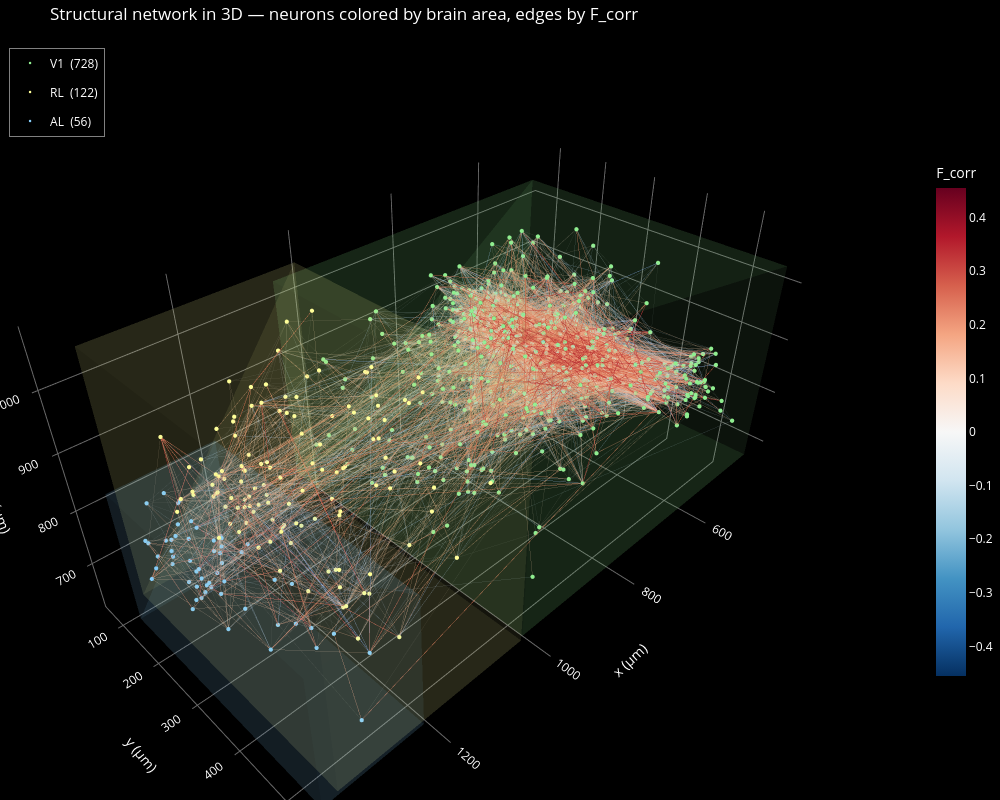

Notebook code cell kept with this figure:
### Code cell
# 5.2  Interactive 3D structural network — uses plotly so it renders natively in VS Code Jupyter.
# Drag to rotate, scroll to zoom, hover a neuron for metadata.
# Click a brain-area name in the legend to toggle that region's neurons + bounding box.
# Double-click an area to isolate it (hide the others).
import plotly.graph_objects as go
from matplotlib.colors import Normalize, to_hex
from matplotlib import cm

xyz = matched[['pt_position_x', 'pt_position_y', 'pt_position_z']].to_numpy()

# --- edges from C, colored by F_corr (binned for per-trace coloring) ---
A_und = (C + C.T).tocoo()
mask  = A_und.row < A_und.col
edges = np.stack([A_und.row[mask], A_und.col[mask]], axis=1)
edge_corr = F_corr[edges[:, 0], edges[:, 1]]
print(f'edges drawn: {len(edges):,}   corr range: [{edge_corr.min():+.3f}, {edge_corr.max():+.3f}]')

n_bins = 16
vlim   = max(abs(np.percentile(edge_corr, 1)), abs(np.percentile(edge_corr, 99)))
bins   = np.linspace(-vlim, +vlim, n_bins + 1)
cmap   = cm.coolwarm
norm   = Normalize(-vlim, +vlim)

traces = []
for b in range(n_bins):
    lo, hi = bins[b], bins[b + 1]
    sel = (edge_corr >= lo) & (edge_corr <= hi if b == n_bins - 1 else edge_corr < hi)
    if not sel.any():
        continue
    e   = edges[sel]
    pts = np.empty((len(e) * 3, 3))
    pts[0::3] = xyz[e[:, 0]]
    pts[1::3] = xyz[e[:, 1]]
    pts[2::3] = np.nan
    mid     = 0.5 * (lo + hi)
    color   = to_hex(cmap(norm(mid)))
    opacity = float(np.clip(abs(mid) / vlim, 0.1, 0.8))
    traces.append(go.Scatter3d(
        x=pts[:, 0], y=pts[:, 1], z=pts[:, 2], mode='lines',
        line=dict(color=color, width=1),
        opacity=opacity, hoverinfo='skip', showlegend=False,
        legendgroup='edges',
    ))

# --- per-brain-area: translucent bounding box + colored neuron dots in same legend group ---
AREA_COLORS = {'V1': '#90EE90', 'RL': '#FFFF99', 'AL': '#87CEFA'}      # light green / yellow / blue

def cube_mesh(pts):
    """8 vertices and 12 triangular faces of an axis-aligned bounding box."""
    mn, mx = pts.min(axis=0), pts.max(axis=0)
    X = [mn[0], mx[0], mx[0], mn[0], mn[0], mx[0], mx[0], mn[0]]
    Y = [mn[1], mn[1], mx[1], mx[1], mn[1], mn[1], mx[1], mx[1]]
    Z = [mn[2], mn[2], mn[2], mn[2], mx[2], mx[2], mx[2], mx[2]]
    i = [0, 0, 0, 0, 4, 4, 6, 6, 4, 0, 3, 2]
    j = [1, 2, 4, 1, 5, 6, 5, 2, 0, 1, 6, 3]
    k = [2, 3, 5, 5, 6, 7, 1, 1, 7, 4, 7, 6]
    return X, Y, Z, i, j, k

for area in ['V1', 'RL', 'AL']:
    sel = (matched.brain_area == area).to_numpy()
    if not sel.any():
        continue
    pts   = xyz[sel]
    color = AREA_COLORS[area]
    grp   = f'area_{area}'

    X, Y, Z, ii, jj, kk = cube_mesh(pts)
    traces.append(go.Mesh3d(
        x=X, y=Y, z=Z, i=ii, j=jj, k=kk,
        color=color, opacity=0.08, flatshading=True,
        hoverinfo='skip', showlegend=False, legendgroup=grp,
    ))
    traces.append(go.Scatter3d(
        x=pts[:, 0], y=pts[:, 1], z=pts[:, 2], mode='markers',
        marker=dict(size=2.5, color=color, line=dict(width=0)),
        name=f'{area}  ({sel.sum()})',
        text=[f'idx={i}<br>{area} {l}<br>{ct}'
              for i, l, ct in zip(matched.index[sel], matched.layer[sel], matched.cell_type[sel])],
        hoverinfo='text', legendgroup=grp, showlegend=True,
    ))

# --- invisible trace just to draw the F_corr colorbar ---
traces.append(go.Scatter3d(
    x=[xyz[0, 0]], y=[xyz[0, 1]], z=[xyz[0, 2]], mode='markers',
    marker=dict(
        size=0.001, color=[0], cmin=-vlim, cmax=+vlim, colorscale='RdBu_r',
        colorbar=dict(title=dict(text='F_corr', font=dict(color='white')),
                      tickfont=dict(color='white'), x=1.02, len=0.7),
    ),
    hoverinfo='skip', showlegend=False,
))

fig = go.Figure(data=traces)
fig.update_layout(
    paper_bgcolor='black', plot_bgcolor='black',
    font=dict(color='white'),
    title=dict(text='Structural network in 3D — neurons colored by brain area, edges by F_corr',
               font=dict(color='white')),
    legend=dict(
        font=dict(color='white'),
        bgcolor='rgba(0,0,0,0.5)', bordercolor='gray', borderwidth=1,
        itemclick='toggle', itemdoubleclick='toggleothers',
        x=0.01, y=0.99,
    ),
    scene=dict(
        bgcolor='black', aspectmode='data',
        xaxis=dict(title='x (µm)', backgroundcolor='black', color='white', gridcolor='dimgray'),
        yaxis=dict(title='y (µm)', backgroundcolor='black', color='white', gridcolor='dimgray'),
        zaxis=dict(title='z (µm)', backgroundcolor='black', color='white', gridcolor='dimgray'),
    ),
    width=1000, height=800, margin=dict(l=0, r=0, b=0, t=40),
)
fig.show()

### Figure 1 — Plotly figure (JSON) as saved in the notebook; plotly's stock layout.template omitted (floating-point values rounded to 4 significant figures; data arrays with more than 128 entries replaced by an {"elided": "..."} marker saying what was removed)
{"data": [{"hoverinfo": "skip", "legendgroup": "edges", "line": {"color": "#5673e0", "width": 1}, "mode": "lines", "opacity": 0.8, "showlegend": false, "type": "scatter3d", "x": [643.0, 652.5, NaN, 532.2, 575.0, NaN, 712.9, 659.0, NaN, 671.6, 617.6, NaN], "y": [300.6, 421.6, NaN, 268.4, 326.0, NaN, 269.3, 389.0, NaN, 342.2, 483.9, NaN], "z": [866.3, 836.8, NaN, 791.8, 762.0, NaN, 727.3, 875.0, NaN, 824.8, 815.6, NaN]}, {"hoverinfo": "skip", "legendgroup": "edges", "line": {"color": "#6c8ff1", "width": 1}, "mode": "lines", "opacity": 0.6875, "showlegend": false, "type": "scatter3d", "x": [642.8, 715.1, NaN, 658.7, 679.2, NaN, 715.4, 903.9, NaN, 1194.0, 1200.0, NaN, 664.6, 669.8, NaN, 532.2, 672.0, NaN, 1002.0, 707.6, NaN, 707.4, 631.3, NaN, 707.4, 654.5, NaN, 639.6, 658.6, NaN, 1143.0, 1212.0, NaN], "y": [149.9, 153.7, NaN, 331.9, 312.5, NaN, 349.0, 265.4, NaN, 162.5, 374.5, NaN, 263.4, 268.0, NaN, 268.4, 142.7, NaN, 106.7, 287.3, NaN, 108.6, 105.4, NaN, 108.6, 400.4, NaN, 229.6, 482.4, NaN, 149.8, 441.0, NaN], "z": [865.1, 827.5, NaN, 837.0, 872.2, NaN, 760.3, 768.6, NaN, 742.7, 705.2, NaN, 973.9, 891.4, NaN, 791.8, 819.0, NaN, 899.3, 829.0, NaN, 955.8, 901.5, NaN, 955.8, 877.7, NaN, 822.0, 877.4, NaN, 670.8, 677.1, NaN]}, {"hoverinfo": "skip", "legendgroup": "edges", "line": {"color": "#82a6fb", "width": 1}, "mode": "lines", "opacity": 0.5625, "showlegend": false, "type": "scatter3d", "x": {"elided": "282 float values"}, "y": {"elided": "282 float values"}, "z": {"elided": "282 float values"}}, {"hoverinfo": "skip", "legendgroup": "edges", "line": {"color": "#98b9ff", "width": 1}, "mode": "lines", "opacity": 0.4375, "showlegend": false, "type": "scatter3d", "x": {"elided": "867 float values"}, "y": {"elided": "867 float values"}, "z": {"elided": "867 float values"}}, {"hoverinfo": "skip", "legendgroup": "edges", "line": {"color": "#adc9fd", "width": 1}, "mode": "lines", "opacity": 0.3125, "showlegend": false, "type": "scatter3d", "x": {"elided": "2403 float values"}, "y": {"elided": "2403 float values"}, "z": {"elided": "2403 float values"}}, {"hoverinfo": "skip", "legendgroup": "edges", "line": {"color": "#c3d5f4", "width": 1}, "mode": "lines", "opacity": 0.1875, "showlegend": false, "type": "scatter3d", "x": {"elided": "4140 float values"}, "y": {"elided": "4140 float values"}, "z": {"elided": "4140 float values"}}, {"hoverinfo": "skip", "legendgroup": "edges", "line": {"color": "#d5dbe5", "width": 1}, "mode": "lines", "opacity": 0.1, "showlegend": false, "type": "scatter3d", "x": {"elided": "5436 float values"}, "y": {"elided": "5436 float values"}, "z": {"elided": "5436 float values"}}, {"hoverinfo": "skip", "legendgroup": "edges", "line": {"color": "#e5d8d1", "width": 1}, "mode": "lines", "opacity": 0.1, "showlegend": false, "type": "scatter3d", "x": {"elided": "5658 float values"}, "y": {"elided": "5658 float values"}, "z": {"elided": "5658 float values"}}, {"hoverinfo": "skip", "legendgroup": "edges", "line": {"color": "#f1ccb8", "width": 1}, "mode": "lines", "opacity": 0.1875, "showlegend": false, "type": "scatter3d", "x": {"elided": "5088 float values"}, "y": {"elided": "5088 float values"}, "z": {"elided": "5088 float values"}}, {"hoverinfo": "skip", "legendgroup": "edges", "line": {"color": "#f7bca1", "width": 1}, "mode": "lines", "opacity": 0.3125, "showlegend": false, "type": "scatter3d", "x": {"elided": "3954 float values"}, "y": {"elided": "3954 float values"}, "z": {"elided": "3954 float values"}}, {"hoverinfo": "skip", "legendgroup": "edges", "line": {"color": "#f6a586", "width": 1}, "mode": "lines", "opacity": 0.4375, "showlegend": false, "type": "scatter3d", "x": {"elided": "2832 float values"}, "y": {"elided": "2832 float values"}, "z": {"elided": "2832 float values"}}, {"hoverinfo": "skip", "legendgroup": "edges", "line": {"color": "#f08b6e", "width": 1}, "mode": "lines", "opacity": 0.5625, "showlegend": false, "type": "scatter3d", "x": {"elided": "1740 float values"}, "y": {"elided": "1740 float values"}, "z": {"elided": "1740 float values"}}, {"hoverinfo": "skip", "legendgroup": "edges", "line": {"color": "#e46e56", "width": 1}, "mode": "lines", "opacity": 0.6875, "showlegend": false, "type": "scatter3d", "x": {"elided": "1011 float values"}, "y": {"elided": "1011 float values"}, "z": {"elided": "1011 float values"}}, {"hoverinfo": "skip", "legendgroup": "edges", "line": {"color": "#d44e41", "width": 1}, "mode": "lines", "opacity": 0.8, "showlegend": false, "type": "scatter3d", "x": {"elided": "576 float values"}, "y": {"elided": "576 float values"}, "z": {"elided": "576 float values"}}, {"hoverinfo": "skip", "legendgroup": "edges", "line": {"color": "#be242e", "width": 1}, "mode": "lines", "opacity": 0.8, "showlegend": false, "type": "scatter3d", "x": {"elided": "360 float values"}, "y": {"elided": "360 float values"}, "z": {"elided": "360 float values"}}, {"color": "#90EE90", "flatshading": true, "hoverinfo": "skip", "i": [0, 0, 0, 0, 4, 4, 6, 6, 4, 0, 3, 2], "j": [1, 2, 4, 1, 5, 6, 5, 2, 0, 1, 6, 3], "k": [2, 3, 5, 5, 6, 7, 1, 1, 7, 4, 7, 6], "legendgroup": "area_V1", "opacity": 0.08, "showlegend": false, "type": "mesh3d", "x": [473.7, 1047.0, 1047.0, 473.7, 473.7, 1047.0, 1047.0, 473.7], "y": [63.32, 63.32, 566.4, 566.4, 63.32, 63.32, 566.4, 566.4], "z": [678.7, 678.7, 678.7, 678.7, 1032.0, 1032.0, 1032.0, 1032.0]}, {"hoverinfo": "text", "legendgroup": "area_V1", "marker": {"color": "#90EE90", "line": {"width": 0}, "size": 2.5}, "mode": "markers", "name": "V1  (728)", "showlegend": true, "text": {"elided": "728 str values"}, "type": "scatter3d", "x": {"elided": "728 float values"}, "y": {"elided": "728 float values"}, "z": {"elided": "728 float values"}}, {"color": "#FFFF99", "flatshading": true, "hoverinfo": "skip", "i": [0, 0, 0, 0, 4, 4, 6, 6, 4, 0, 3, 2], "j": [1, 2, 4, 1, 5, 6, 5, 2, 0, 1, 6, 3], "k": [2, 3, 5, 5, 6, 7, 1, 1, 7, 4, 7, 6], "legendgroup": "area_RL", "opacity": 0.08, "showlegend": false, "type": "mesh3d", "x": [1042.0, 1365.0, 1365.0, 1042.0, 1042.0, 1365.0, 1365.0, 1042.0], "y": [115.1, 115.1, 560.2, 560.2, 115.1, 115.1, 560.2, 560.2], "z": [660.3, 660.3, 660.3, 660.3, 1078.0, 1078.0, 1078.0, 1078.0]}, {"hoverinfo": "text", "legendgroup": "area_RL", "marker": {"color": "#FFFF99", "line": {"width": 0}, "size": 2.5}, "mode": "markers", "name": "RL  (122)", "showlegend": true, "text": ["idx=6<br>RL L2/3<br>23P", "idx=12<br>RL L5<br>5P-IT", "idx=21<br>RL L4<br>4P", "idx=24<br>RL L2/3<br>23P", "idx=32<br>RL L5<br>5P-IT", "idx=41<br>RL L2/3<br>23P", "idx=60<br>RL L2/3<br>23P", "idx=65<br>RL L2/3<br>23P", "idx=71<br>RL L2/3<br>23P", "idx=78<br>RL L5<br>5P-IT", "idx=86<br>RL L2/3<br>23P", "idx=94<br>RL L4<br>4P", "idx=102<br>RL L5<br>5P-IT", "idx=106<br>RL L5<br>5P-ET", "idx=112<br>RL L2/3<br>23P", "idx=113<br>RL L2/3<br>23P", "idx=119<br>RL L2/3<br>23P", "idx=132<br>RL L2/3<br>23P", "idx=138<br>RL L5<br>5P-ET", "idx=140<br>RL L2/3<br>23P", "idx=141<br>RL L5<br>5P-ET", "idx=146<br>RL L5<br>5P-IT", "idx=166<br>RL L5<br>4P", "idx=178<br>RL L4<br>4P", "idx=187<br>RL L4<br>4P", "idx=200<br>RL L2/3<br>23P", "idx=203<br>RL L2/3<br>23P", "idx=210<br>RL L2/3<br>23P", "idx=220<br>RL L2/3<br>23P", "idx=222<br>RL L2/3<br>23P", "idx=223<br>RL L2/3<br>23P", "idx=225<br>RL L4<br>4P", "idx=231<br>RL L2/3<br>23P", "idx=236<br>RL L2/3<br>23P", "idx=246<br>RL L4<br>4P", "idx=271<br>RL L4<br>4P", "idx=291<br>RL L2/3<br>23P", "idx=292<br>RL L2/3<br>23P", "idx=302<br>RL L4<br>4P", "idx=309<br>RL L4<br>4P", "idx=322<br>RL L2/3<br>23P", "idx=325<br>RL L4<br>4P", "idx=348<br>RL L2/3<br>23P", "idx=351<br>RL L4<br>4P", "idx=353<br>RL L2/3<br>23P", "idx=354<br>RL L2/3<br>23P", "idx=356<br>RL L4<br>4P", "idx=357<br>RL L2/3<br>23P", "idx=366<br>RL L4<br>4P", "idx=367<br>RL L4<br>4P", "idx=371<br>RL L4<br>4P", "idx=380<br>RL L2/3<br>23P", "idx=388<br>RL L2/3<br>23P", "idx=394<br>RL L2/3<br>23P", "idx=397<br>RL L2/3<br>23P", "idx=403<br>RL L4<br>4P", "idx=405<br>RL L2/3<br>23P", "idx=406<br>RL L2/3<br>23P", "idx=411<br>RL L2/3<br>23P", "idx=416<br>RL L2/3<br>23P", "idx=424<br>RL L5<br>5P-IT", "idx=425<br>RL L2/3<br>23P", "idx=431<br>RL L2/3<br>23P", "idx=454<br>RL L4<br>4P", "idx=501<br>RL L5<br>5P-ET", "idx=527<br>RL L4<br>4P", "idx=528<br>RL L4<br>4P", "idx=530<br>RL L2/3<br>23P", "idx=532<br>RL L2/3<br>23P", "idx=534<br>RL L4<br>4P", "idx=540<br>RL L2/3<br>23P", "idx=551<br>RL L4<br>4P", "idx=592<br>RL L2/3<br>4P", "idx=603<br>RL L5<br>5P-IT", "idx=631<br>RL L2/3<br>23P", "idx=632<br>RL L5<br>5P-IT", "idx=635<br>RL L6<br>6P-CT", "idx=674<br>RL L4<br>4P", "idx=683<br>RL L2/3<br>23P", "idx=688<br>RL L4<br>4P", "idx=702<br>RL L2/3<br>23P", "idx=709<br>RL L2/3<br>23P", "idx=715<br>RL L2/3<br>23P", "idx=717<br>RL L4<br>4P", "idx=729<br>RL L2/3<br>23P", "idx=734<br>RL L5<br>5P-IT", "idx=737<br>RL L4<br>4P", "idx=746<br>RL L2/3<br>23P", "idx=786<br>RL L5<br>5P-IT", "idx=796<br>RL L4<br>4P", "idx=804<br>RL L4<br>4P", "idx=807<br>RL L5<br>5P-IT", "idx=815<br>RL L2/3<br>23P", "idx=817<br>RL L5<br>5P-IT", "idx=819<br>RL L2/3<br>23P", "idx=826<br>RL L2/3<br>23P", "idx=839<br>RL L2/3<br>23P", "idx=840<br>RL L5<br>5P-IT", "idx=842<br>RL L5<br>5P-IT", "idx=847<br>RL L2/3<br>23P", "idx=852<br>RL L2/3<br>23P", "idx=853<br>RL L2/3<br>23P", "idx=857<br>RL L2/3<br>23P", "idx=860<br>RL L2/3<br>23P", "idx=862<br>RL L5<br>5P-ET", "idx=865<br>RL L2/3<br>23P", "idx=866<br>RL L5<br>5P-IT", "idx=867<br>RL L2/3<br>23P", "idx=871<br>RL L5<br>5P-ET", "idx=872<br>RL L5<br>5P-IT", "idx=878<br>RL L2/3<br>23P", "idx=880<br>RL L2/3<br>23P", "idx=881<br>RL L4<br>4P", "idx=882<br>RL L5<br>5P-IT", "idx=883<br>RL L2/3<br>23P", "idx=886<br>RL L2/3<br>23P", "idx=887<br>RL L2/3<br>23P", "idx=890<br>RL L2/3<br>23P", "idx=893<br>RL L5<br>5P-IT", "idx=894<br>RL L5<br>5P-ET", "idx=895<br>RL L5<br>5P-IT", "idx=899<br>RL L5<br>5P-ET"], "type": "scatter3d", "x": [1225.0, 1257.0, 1241.0, 1258.0, 1302.0, 1176.0, 1254.0, 1194.0, 1199.0, 1179.0, 1256.0, 1251.0, 1188.0, 1079.0, 1100.0, 1181.0, 1287.0, 1196.0, 1236.0, 1096.0, 1239.0, 1223.0, 1050.0, 1160.0, 1155.0, 1146.0, 1110.0, 1194.0, 1190.0, 1277.0, 1262.0, 1365.0, 1270.0, 1263.0, 1141.0, 1224.0, 1254.0, 1155.0, 1088.0, 1131.0, 1153.0, 1245.0, 1217.0, 1164.0, 1235.0, 1179.0, 1084.0, 1261.0, 1340.0, 1098.0, 1164.0, 1318.0, 1196.0, 1231.0, 1133.0, 1197.0, 1243.0, 1181.0, 1215.0, 1177.0, 1046.0, 1277.0, 1300.0, 1046.0, 1094.0, 1086.0, 1237.0, 1120.0, 1076.0, 1202.0, 1152.0, 1190.0, 1111.0, 1231.0, 1143.0, 1184.0, 1114.0, 1270.0, 1172.0, 1042.0, 1247.0, 1113.0, 1270.0, 1215.0, 1184.0, 1212.0, 1089.0, 1158.0, 1060.0, 1209.0, 1186.0, 1103.0, 1182.0, 1065.0, 1217.0, 1241.0, 1163.0, 1152.0, 1200.0, 1265.0, 1250.0, 1215.0, 1149.0, 1230.0, 1136.0, 1213.0, 1271.0, 1197.0, 1135.0, 1107.0, 1136.0, 1223.0, 1109.0, 1124.0, 1072.0, 1266.0, 1157.0, 1255.0, 1136.0, 1132.0, 1117.0, 1183.0], "y": [213.5, 478.8, 357.0, 214.8, 413.2, 115.7, 223.9, 162.5, 152.5, 374.1, 197.9, 263.2, 407.7, 472.4, 201.7, 205.8, 115.1, 208.9, 485.8, 130.9, 475.5, 417.5, 374.8, 279.7, 344.9, 211.6, 245.9, 154.4, 203.5, 162.0, 202.4, 295.0, 249.5, 172.2, 275.7, 334.3, 197.3, 155.1, 337.3, 341.5, 143.2, 286.1, 221.9, 276.9, 211.9, 229.6, 317.4, 226.6, 336.7, 346.9, 338.9, 207.0, 158.1, 218.1, 138.8, 305.8, 232.4, 229.0, 215.2, 146.4, 377.3, 155.6, 206.5, 262.8, 403.7, 344.7, 343.3, 188.8, 218.4, 351.9, 249.1, 351.6, 244.2, 425.5, 149.8, 366.3, 560.2, 342.9, 170.9, 337.4, 237.3, 250.1, 214.6, 296.7, 187.5, 388.5, 324.8, 182.3, 384.4, 336.5, 339.2, 381.5, 135.1, 362.1, 248.5, 175.6, 196.4, 372.4, 374.5, 191.1, 223.9, 186.2, 198.5, 223.2, 486.6, 129.3, 474.5, 209.1, 489.3, 372.3, 197.4, 208.0, 344.4, 378.5, 125.8, 195.3, 168.8, 181.0, 387.5, 370.8, 387.8, 469.3], "z": [865.9, 771.6, 753.2, 885.1, 933.3, 874.1, 781.0, 742.7, 763.2, 934.8, 865.0, 775.2, 1048.0, 782.0, 955.3, 842.6, 903.7, 859.2, 871.4, 964.9, 834.8, 911.7, 1009.0, 879.4, 907.4, 716.2, 989.3, 910.8, 980.4, 872.9, 874.4, 929.2, 866.7, 884.1, 899.2, 1020.0, 810.3, 809.8, 966.2, 978.7, 689.7, 797.2, 806.3, 782.0, 777.8, 714.6, 899.7, 961.1, 899.2, 991.6, 899.8, 868.3, 821.0, 880.0, 660.3, 869.6, 868.8, 838.1, 830.6, 831.3, 986.0, 820.3, 869.9, 966.1, 1005.0, 884.4, 861.1, 891.8, 885.0, 758.7, 968.4, 753.0, 1078.0, 769.2, 670.8, 862.6, 980.8, 800.6, 767.8, 953.1, 829.5, 772.0, 855.5, 851.8, 940.1, 762.4, 826.8, 706.2, 882.0, 983.2, 916.7, 891.0, 954.4, 723.0, 826.0, 756.8, 968.6, 694.8, 705.2, 831.8, 822.2, 905.9, 919.6, 829.6, 907.0, 797.4, 894.8, 822.3, 945.0, 970.7, 936.6, 799.3, 1029.0, 953.8, 1000.0, 854.9, 923.2, 824.8, 1068.0, 984.7, 874.4, 707.7]}, {"color": "#87CEFA", "flatshading": true, "hoverinfo": "skip", "i": [0, 0, 0, 0, 4, 4, 6, 6, 4, 0, 3, 2], "j": [1, 2, 4, 1, 5, 6, 5, 2, 0, 1, 6, 3], "k": [2, 3, 5, 5, 6, 7, 1, 1, 7, 4, 7, 6], "legendgroup": "area_AL", "opacity": 0.08, "showlegend": false, "type": "mesh3d", "x": [1212.0, 1380.0, 1380.0, 1212.0, 1212.0, 1380.0, 1380.0, 1212.0], "y": [120.3, 120.3, 544.9, 544.9, 120.3, 120.3, 544.9, 544.9], "z": [625.0, 625.0, 625.0, 625.0, 861.2, 861.2, 861.2, 861.2]}, {"hoverinfo": "text", "legendgroup": "area_AL", "marker": {"color": "#87CEFA", "line": {"width": 0}, "size": 2.5}, "mode": "markers", "name": "AL  (56)", "showlegend": true, "text": ["idx=8<br>AL L2/3<br>23P", "idx=18<br>AL L4<br>4P", "idx=36<br>AL L2/3<br>23P", "idx=47<br>AL L5<br>5P-IT", "idx=75<br>AL L2/3<br>23P", "idx=110<br>AL L2/3<br>23P", "idx=114<br>AL L5<br>5P-ET", "idx=117<br>AL L2/3<br>23P", "idx=122<br>AL L2/3<br>23P", "idx=183<br>AL L2/3<br>23P", "idx=189<br>AL L2/3<br>23P", "idx=194<br>AL L2/3<br>23P", "idx=201<br>AL L2/3<br>23P", "idx=204<br>AL L2/3<br>23P", "idx=207<br>AL L2/3<br>23P", "idx=238<br>AL L2/3<br>23P", "idx=243<br>AL L2/3<br>23P", "idx=245<br>AL L4<br>5P-IT", "idx=247<br>AL L2/3<br>23P", "idx=249<br>AL L2/3<br>23P", "idx=255<br>AL L2/3<br>23P", "idx=264<br>AL L2/3<br>23P", "idx=270<br>AL L5<br>5P-IT", "idx=279<br>AL L4<br>4P", "idx=280<br>AL L2/3<br>23P", "idx=300<br>AL L2/3<br>23P", "idx=308<br>AL L5<br>5P-IT", "idx=314<br>AL L4<br>4P", "idx=318<br>AL L4<br>5P-IT", "idx=319<br>AL L4<br>4P", "idx=337<br>AL L2/3<br>23P", "idx=408<br>AL L2/3<br>23P", "idx=415<br>AL L2/3<br>23P", "idx=549<br>AL L4<br>4P", "idx=609<br>AL L4<br>4P", "idx=636<br>AL L6<br>6P-CT", "idx=666<br>AL L4<br>4P", "idx=682<br>AL L2/3<br>23P", "idx=684<br>AL L2/3<br>23P", "idx=686<br>AL L2/3<br>23P", "idx=694<br>AL L2/3<br>23P", "idx=733<br>AL L2/3<br>23P", "idx=757<br>AL L5<br>5P-IT", "idx=763<br>AL L4<br>4P", "idx=792<br>AL L5<br>5P-IT", "idx=794<br>AL L2/3<br>23P", "idx=802<br>AL L4<br>4P", "idx=811<br>AL L2/3<br>23P", "idx=812<br>AL L2/3<br>23P", "idx=830<br>AL L2/3<br>23P", "idx=848<br>AL L2/3<br>23P", "idx=876<br>AL L2/3<br>23P", "idx=889<br>AL L2/3<br>23P", "idx=891<br>AL L2/3<br>23P", "idx=896<br>AL L2/3<br>23P", "idx=905<br>AL L5<br>5P-ET"], "type": "scatter3d", "x": [1309.0, 1327.0, 1324.0, 1342.0, 1328.0, 1325.0, 1293.0, 1318.0, 1333.0, 1326.0, 1300.0, 1334.0, 1335.0, 1365.0, 1324.0, 1323.0, 1290.0, 1362.0, 1324.0, 1313.0, 1356.0, 1321.0, 1280.0, 1302.0, 1311.0, 1334.0, 1289.0, 1326.0, 1349.0, 1245.0, 1351.0, 1283.0, 1370.0, 1346.0, 1341.0, 1310.0, 1296.0, 1248.0, 1265.0, 1345.0, 1380.0, 1315.0, 1255.0, 1277.0, 1271.0, 1292.0, 1236.0, 1301.0, 1333.0, 1283.0, 1347.0, 1343.0, 1292.0, 1343.0, 1313.0, 1212.0], "y": [220.4, 342.2, 152.6, 418.3, 195.8, 242.2, 482.9, 235.6, 164.6, 218.8, 226.3, 132.1, 242.2, 175.2, 172.3, 225.9, 227.4, 359.1, 231.8, 222.2, 181.6, 209.9, 421.1, 260.9, 120.3, 216.6, 360.2, 293.0, 346.5, 271.7, 240.9, 197.6, 202.3, 259.6, 267.6, 544.9, 253.2, 229.5, 189.5, 246.3, 202.8, 183.5, 375.8, 264.2, 365.5, 231.9, 310.2, 163.0, 183.1, 192.7, 200.1, 221.9, 135.6, 125.0, 211.9, 441.0], "z": [711.3, 773.5, 733.3, 772.4, 717.3, 741.9, 812.6, 736.6, 777.9, 701.0, 695.5, 825.4, 774.5, 804.9, 861.2, 759.6, 748.9, 777.4, 720.6, 824.8, 775.1, 802.5, 726.6, 810.0, 713.9, 840.6, 810.7, 857.4, 840.9, 625.0, 714.4, 747.1, 777.3, 767.2, 784.1, 726.5, 815.7, 757.6, 757.9, 732.0, 764.7, 740.0, 708.4, 785.5, 721.2, 771.8, 729.2, 829.1, 791.5, 700.7, 767.3, 829.5, 802.6, 753.1, 830.2, 677.1]}, {"hoverinfo": "skip", "marker": {"cmax": 0.4551, "cmin": -0.4551, "color": [0], "colorbar": {"len": 0.7, "tickfont": {"color": "white"}, "title": {"font": {"color": "white"}, "text": "F_corr"}, "x": 1.02}, "colorscale": [[0, "rgb(5,48,97)"], [0.1, "rgb(33,102,172)"], [0.2, "rgb(67,147,195)"], [0.3, "rgb(146,197,222)"], [0.4, "rgb(209,229,240)"], [0.5, "rgb(247,247,247)"], [0.6, "rgb(253,219,199)"], [0.7, "rgb(244,165,130)"], [0.8, "rgb(214,96,77)"], [0.9, "rgb(178,24,43)"], [1, "rgb(103,0,31)"]], "size": 0.001}, "mode": "markers", "showlegend": false, "type": "scatter3d", "x": [613.4], "y": [104.3], "z": [927.9]}], "layout": {"font": {"color": "white"}, "height": 800, "legend": {"bgcolor": "rgba(0,0,0,0.5)", "bordercolor": "gray", "borderwidth": 1, "font": {"color": "white"}, "itemclick": "toggle", "itemdoubleclick": "toggleothers", "x": 0.01, "y": 0.99}, "margin": {"b": 0, "l": 0, "r": 0, "t": 40}, "paper_bgcolor": "black", "plot_bgcolor": "black", "scene": {"aspectmode": "data", "bgcolor": "black", "xaxis": {"backgroundcolor": "black", "color": "white", "gridcolor": "dimgray", "title": {"text": "x (µm)"}}, "yaxis": {"backgroundcolor": "black", "color": "white", "gridcolor": "dimgray", "title": {"text": "y (µm)"}}, "zaxis": {"backgroundcolor": "black", "color": "white", "gridcolor": "dimgray", "title": {"text": "z (µm)"}}}, "title": {"font": {"color": "white"}, "text": "Structural network in 3D — neurons colored by brain area, edges by F_corr"}, "width": 1000}}
